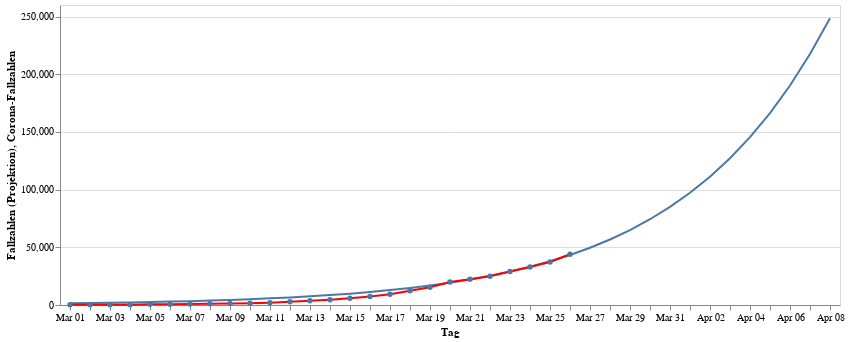

Notebook cell for this chart:
### Code cell
infections_chart = alt.Chart(data).mark_line(point=True, color="red").encode(
    alt.X("monthdate(day):O", title="Tag"),
    alt.Y("cases:Q", title="Corona-Fallzahlen"))
projection_chart = alt.Chart(projection_data).mark_line(point=False).encode(
    alt.X("monthdate(day):O", title="Tag"),
    alt.Y("curve:Q", title="Fallzahlen (Projektion)"))
projection_chart + infections_chart

### Figure 1 — Vega-Lite specification as saved in the notebook (floating-point values rounded to 4 significant figures)
{"config": {"view": {"continuousWidth": 400, "continuousHeight": 300}}, "layer": [{"data": {"name": "data-9f4491e8bac2e14fffd23ce7d255a07a"}, "mark": {"type": "line", "point": false}, "encoding": {"x": {"type": "ordinal", "field": "day", "timeUnit": "monthdate", "title": "Tag"}, "y": {"type": "quantitative", "field": "curve", "title": "Fallzahlen (Projektion)"}}}, {"data": {"name": "data-1e04c10d46109956b18a6fb56ede0e98"}, "mark": {"type": "line", "color": "red", "point": true}, "encoding": {"x": {"type": "ordinal", "field": "day", "timeUnit": "monthdate", "title": "Tag"}, "y": {"type": "quantitative", "field": "cases", "title": "Corona-Fallzahlen"}}}], "$schema": "https://vega.github.io/schema/vega-lite/v4.0.2.json", "datasets": {"data-9f4491e8bac2e14fffd23ce7d255a07a": [{"day": "2020-03-01T00:00:00", "curve": 1493.0}, {"day": "2020-03-02T00:00:00", "curve": 1708.0}, {"day": "2020-03-03T00:00:00", "curve": 1954.0}, {"day": "2020-03-04T00:00:00", "curve": 2237.0}, {"day": "2020-03-05T00:00:00", "curve": 2559.0}, {"day": "2020-03-06T00:00:00", "curve": 2929.0}, {"day": "2020-03-07T00:00:00", "curve": 3352.0}, {"day": "2020-03-08T00:00:00", "curve": 3835.0}, {"day": "2020-03-09T00:00:00", "curve": 4389.0}, {"day": "2020-03-10T00:00:00", "curve": 5022.0}, {"day": "2020-03-11T00:00:00", "curve": 5747.0}, {"day": "2020-03-12T00:00:00", "curve": 6577.0}, {"day": "2020-03-13T00:00:00", "curve": 7526.0}, {"day": "2020-03-14T00:00:00", "curve": 8612.0}, {"day": "2020-03-15T00:00:00", "curve": 9854.0}, {"day": "2020-03-16T00:00:00", "curve": 11280.0}, {"day": "2020-03-17T00:00:00", "curve": 12900.0}, {"day": "2020-03-18T00:00:00", "curve": 14770.0}, {"day": "2020-03-19T00:00:00", "curve": 16900.0}, {"day": "2020-03-20T00:00:00", "curve": 19330.0}, {"day": "2020-03-21T00:00:00", "curve": 22120.0}, {"day": "2020-03-22T00:00:00", "curve": 25310.0}, {"day": "2020-03-23T00:00:00", "curve": 28960.0}, {"day": "2020-03-24T00:00:00", "curve": 33140.0}, {"day": "2020-03-25T00:00:00", "curve": 37910.0}, {"day": "2020-03-26T00:00:00", "curve": 43380.0}, {"day": "2020-03-27T00:00:00", "curve": 49630.0}, {"day": "2020-03-28T00:00:00", "curve": 56780.0}, {"day": "2020-03-29T00:00:00", "curve": 64960.0}, {"day": "2020-03-30T00:00:00", "curve": 74310.0}, {"day": "2020-03-31T00:00:00", "curve": 85010.0}, {"day": "2020-04-01T00:00:00", "curve": 97240.0}, {"day": "2020-04-02T00:00:00", "curve": 111200.0}, {"day": "2020-04-03T00:00:00", "curve": 127200.0}, {"day": "2020-04-04T00:00:00", "curve": 145500.0}, {"day": "2020-04-05T00:00:00", "curve": 166400.0}, {"day": "2020-04-06T00:00:00", "curve": 190200.0}, {"day": "2020-04-07T00:00:00", "curve": 217500.0}, {"day": "2020-04-08T00:00:00", "curve": 248600.0}], "data-1e04c10d46109956b18a6fb56ede0e98": [{"day": "2020-03-01T00:00:00", "cases": 130}, {"day": "2020-03-02T00:00:00", "cases": 165}, {"day": "2020-03-03T00:00:00", "cases": 203}, {"day": "2020-03-04T00:00:00", "cases": 262}, {"day": "2020-03-05T00:00:00", "cases": 545}, {"day": "2020-03-06T00:00:00", "cases": 670}, {"day": "2020-03-07T00:00:00", "cases": 800}, {"day": "2020-03-08T00:00:00", "cases": 1040}, {"day": "2020-03-09T00:00:00", "cases": 1224}, {"day": "2020-03-10T00:00:00", "cases": 1565}, {"day": "2020-03-11T00:00:00", "cases": 1966}, {"day": "2020-03-12T00:00:00", "cases": 2745}, {"day": "2020-03-13T00:00:00", "cases": 3675}, {"day": "2020-03-14T00:00:00", "cases": 4599}, {"day": "2020-03-15T00:00:00", "cases": 5813}, {"day": "2020-03-16T00:00:00", "cases": 7272}, {"day": "2020-03-17T00:00:00", "cases": 9367}, {"day": "2020-03-18T00:00:00", "cases": 12327}, {"day": "2020-03-19T00:00:00", "cases": 15320}, {"day": "2020-03-20T00:00:00", "cases": 19848}, {"day": "2020-03-21T00:00:00", "cases": 22364}, {"day": "2020-03-22T00:00:00", "cases": 24873}, {"day": "2020-03-23T00:00:00", "cases": 29056}, {"day": "2020-03-24T00:00:00", "cases": 32991}, {"day": "2020-03-25T00:00:00", "cases": 37323}, {"day": "2020-03-26T00:00:00", "cases": 43938}]}}
